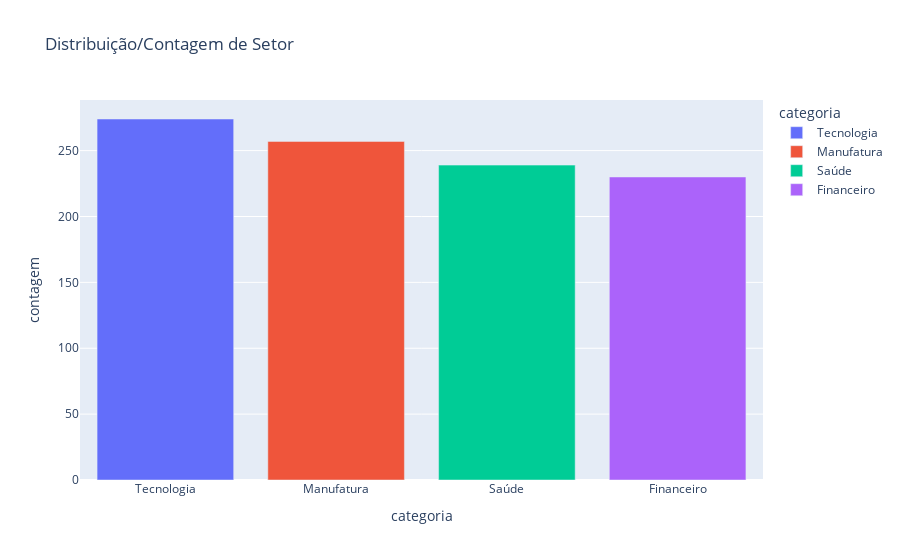
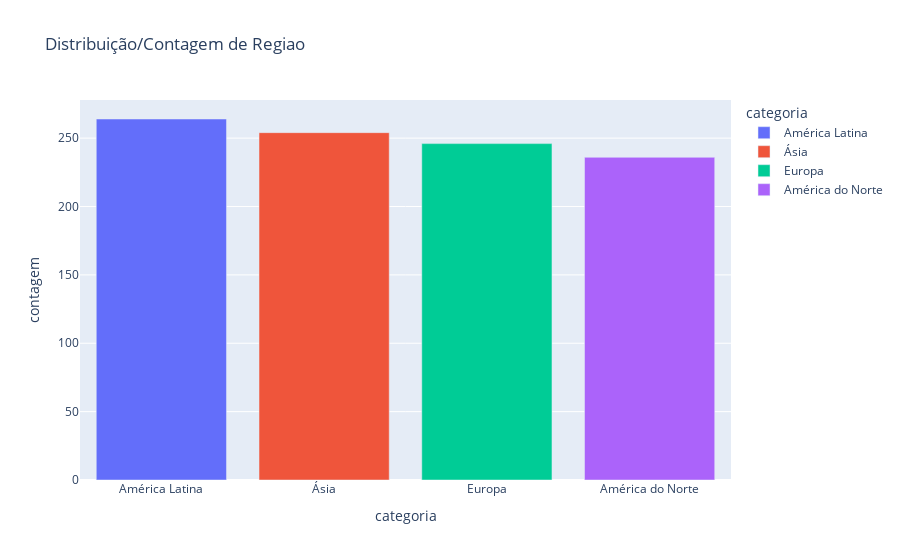
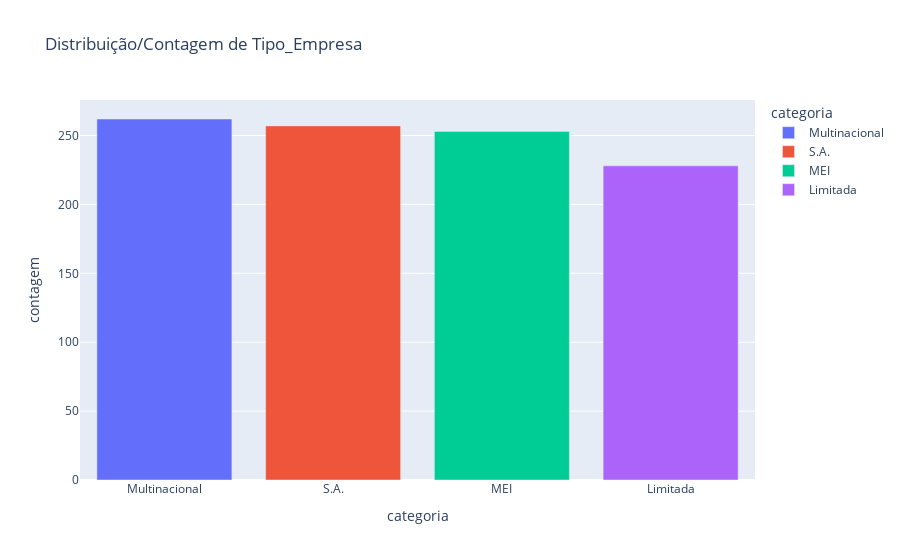
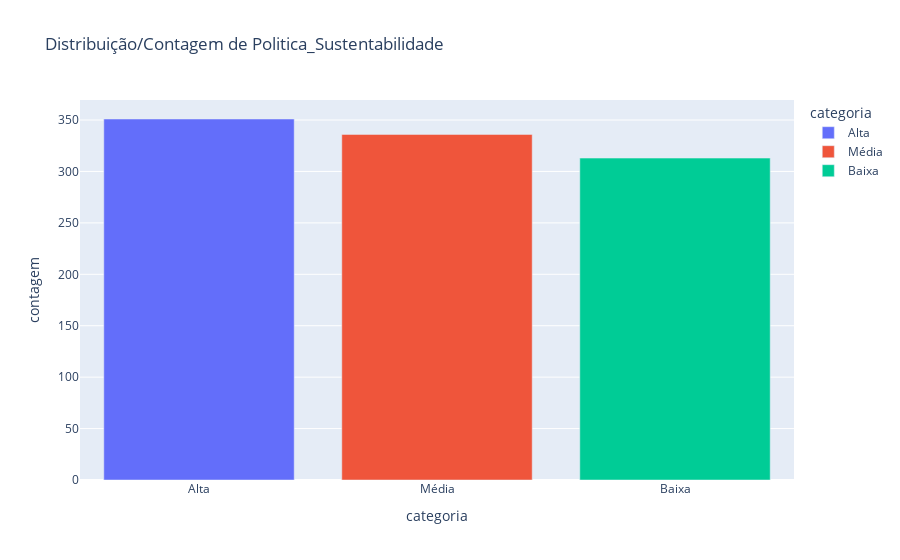

Notebook cell for these charts, in order:
### Code cell
# Contagem de valores para variáveis categóricas
for col in features_categoricas:
    df_count = df_empresas[col].value_counts().reset_index()
    df_count.columns = ['categoria','contagem']

    fig = px.bar(df_count,
                 x='categoria',
                 y='contagem',
                 title=f'Distribuição/Contagem de {col}',
                 color='categoria')
    fig.show()

### Figure 1 — Plotly figure (JSON) as saved in the notebook; plotly's stock layout.template omitted (floating-point values rounded to 4 significant figures)
{"data": [{"hovertemplate": "categoria=%{x}<br>contagem=%{y}<extra></extra>", "legendgroup": "Tecnologia", "marker": {"color": "#636efa", "pattern": {"shape": ""}}, "name": "Tecnologia", "orientation": "v", "showlegend": true, "textposition": "auto", "type": "bar", "x": ["Tecnologia"], "xaxis": "x", "y": [274], "yaxis": "y"}, {"hovertemplate": "categoria=%{x}<br>contagem=%{y}<extra></extra>", "legendgroup": "Manufatura", "marker": {"color": "#EF553B", "pattern": {"shape": ""}}, "name": "Manufatura", "orientation": "v", "showlegend": true, "textposition": "auto", "type": "bar", "x": ["Manufatura"], "xaxis": "x", "y": [257], "yaxis": "y"}, {"hovertemplate": "categoria=%{x}<br>contagem=%{y}<extra></extra>", "legendgroup": "Saúde", "marker": {"color": "#00cc96", "pattern": {"shape": ""}}, "name": "Saúde", "orientation": "v", "showlegend": true, "textposition": "auto", "type": "bar", "x": ["Saúde"], "xaxis": "x", "y": [239], "yaxis": "y"}, {"hovertemplate": "categoria=%{x}<br>contagem=%{y}<extra></extra>", "legendgroup": "Financeiro", "marker": {"color": "#ab63fa", "pattern": {"shape": ""}}, "name": "Financeiro", "orientation": "v", "showlegend": true, "textposition": "auto", "type": "bar", "x": ["Financeiro"], "xaxis": "x", "y": [230], "yaxis": "y"}], "layout": {"barmode": "relative", "legend": {"title": {"text": "categoria"}, "tracegroupgap": 0}, "title": {"text": "Distribuição/Contagem de Setor"}, "xaxis": {"anchor": "y", "categoryarray": ["Tecnologia", "Manufatura", "Saúde", "Financeiro"], "categoryorder": "array", "domain": [0, 1], "title": {"text": "categoria"}}, "yaxis": {"anchor": "x", "domain": [0, 1], "title": {"text": "contagem"}}}}

### Figure 2 — Plotly figure (JSON) as saved in the notebook; plotly's stock layout.template omitted (floating-point values rounded to 4 significant figures)
{"data": [{"hovertemplate": "categoria=%{x}<br>contagem=%{y}<extra></extra>", "legendgroup": "América Latina", "marker": {"color": "#636efa", "pattern": {"shape": ""}}, "name": "América Latina", "orientation": "v", "showlegend": true, "textposition": "auto", "type": "bar", "x": ["América Latina"], "xaxis": "x", "y": [264], "yaxis": "y"}, {"hovertemplate": "categoria=%{x}<br>contagem=%{y}<extra></extra>", "legendgroup": "Ásia", "marker": {"color": "#EF553B", "pattern": {"shape": ""}}, "name": "Ásia", "orientation": "v", "showlegend": true, "textposition": "auto", "type": "bar", "x": ["Ásia"], "xaxis": "x", "y": [254], "yaxis": "y"}, {"hovertemplate": "categoria=%{x}<br>contagem=%{y}<extra></extra>", "legendgroup": "Europa", "marker": {"color": "#00cc96", "pattern": {"shape": ""}}, "name": "Europa", "orientation": "v", "showlegend": true, "textposition": "auto", "type": "bar", "x": ["Europa"], "xaxis": "x", "y": [246], "yaxis": "y"}, {"hovertemplate": "categoria=%{x}<br>contagem=%{y}<extra></extra>", "legendgroup": "América do Norte", "marker": {"color": "#ab63fa", "pattern": {"shape": ""}}, "name": "América do Norte", "orientation": "v", "showlegend": true, "textposition": "auto", "type": "bar", "x": ["América do Norte"], "xaxis": "x", "y": [236], "yaxis": "y"}], "layout": {"barmode": "relative", "legend": {"title": {"text": "categoria"}, "tracegroupgap": 0}, "title": {"text": "Distribuição/Contagem de Regiao"}, "xaxis": {"anchor": "y", "categoryarray": ["América Latina", "Ásia", "Europa", "América do Norte"], "categoryorder": "array", "domain": [0, 1], "title": {"text": "categoria"}}, "yaxis": {"anchor": "x", "domain": [0, 1], "title": {"text": "contagem"}}}}

### Figure 3 — Plotly figure (JSON) as saved in the notebook; plotly's stock layout.template omitted (floating-point values rounded to 4 significant figures)
{"data": [{"hovertemplate": "categoria=%{x}<br>contagem=%{y}<extra></extra>", "legendgroup": "Multinacional", "marker": {"color": "#636efa", "pattern": {"shape": ""}}, "name": "Multinacional", "orientation": "v", "showlegend": true, "textposition": "auto", "type": "bar", "x": ["Multinacional"], "xaxis": "x", "y": [262], "yaxis": "y"}, {"hovertemplate": "categoria=%{x}<br>contagem=%{y}<extra></extra>", "legendgroup": "S.A.", "marker": {"color": "#EF553B", "pattern": {"shape": ""}}, "name": "S.A.", "orientation": "v", "showlegend": true, "textposition": "auto", "type": "bar", "x": ["S.A."], "xaxis": "x", "y": [257], "yaxis": "y"}, {"hovertemplate": "categoria=%{x}<br>contagem=%{y}<extra></extra>", "legendgroup": "MEI", "marker": {"color": "#00cc96", "pattern": {"shape": ""}}, "name": "MEI", "orientation": "v", "showlegend": true, "textposition": "auto", "type": "bar", "x": ["MEI"], "xaxis": "x", "y": [253], "yaxis": "y"}, {"hovertemplate": "categoria=%{x}<br>contagem=%{y}<extra></extra>", "legendgroup": "Limitada", "marker": {"color": "#ab63fa", "pattern": {"shape": ""}}, "name": "Limitada", "orientation": "v", "showlegend": true, "textposition": "auto", "type": "bar", "x": ["Limitada"], "xaxis": "x", "y": [228], "yaxis": "y"}], "layout": {"barmode": "relative", "legend": {"title": {"text": "categoria"}, "tracegroupgap": 0}, "title": {"text": "Distribuição/Contagem de Tipo_Empresa"}, "xaxis": {"anchor": "y", "categoryarray": ["Multinacional", "S.A.", "MEI", "Limitada"], "categoryorder": "array", "domain": [0, 1], "title": {"text": "categoria"}}, "yaxis": {"anchor": "x", "domain": [0, 1], "title": {"text": "contagem"}}}}

### Figure 4 — Plotly figure (JSON) as saved in the notebook; plotly's stock layout.template omitted (floating-point values rounded to 4 significant figures)
{"data": [{"hovertemplate": "categoria=%{x}<br>contagem=%{y}<extra></extra>", "legendgroup": "Alta", "marker": {"color": "#636efa", "pattern": {"shape": ""}}, "name": "Alta", "orientation": "v", "showlegend": true, "textposition": "auto", "type": "bar", "x": ["Alta"], "xaxis": "x", "y": [351], "yaxis": "y"}, {"hovertemplate": "categoria=%{x}<br>contagem=%{y}<extra></extra>", "legendgroup": "Média", "marker": {"color": "#EF553B", "pattern": {"shape": ""}}, "name": "Média", "orientation": "v", "showlegend": true, "textposition": "auto", "type": "bar", "x": ["Média"], "xaxis": "x", "y": [336], "yaxis": "y"}, {"hovertemplate": "categoria=%{x}<br>contagem=%{y}<extra></extra>", "legendgroup": "Baixa", "marker": {"color": "#00cc96", "pattern": {"shape": ""}}, "name": "Baixa", "orientation": "v", "showlegend": true, "textposition": "auto", "type": "bar", "x": ["Baixa"], "xaxis": "x", "y": [313], "yaxis": "y"}], "layout": {"barmode": "relative", "legend": {"title": {"text": "categoria"}, "tracegroupgap": 0}, "title": {"text": "Distribuição/Contagem de Politica_Sustentabilidade"}, "xaxis": {"anchor": "y", "categoryarray": ["Alta", "Média", "Baixa"], "categoryorder": "array", "domain": [0, 1], "title": {"text": "categoria"}}, "yaxis": {"anchor": "x", "domain": [0, 1], "title": {"text": "contagem"}}}}
